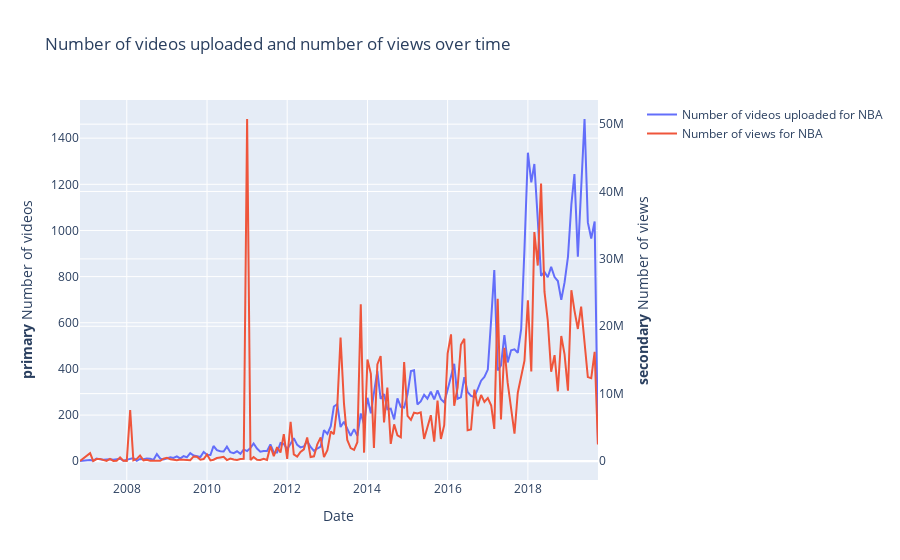

Source (notebook cell):
### Markdown cell above
### NBA - Basketball

### Code cell
path = '../datasets/sport/NBA/'
list_words = ['basketball', 'NBA']
file_names = get_file_names(path)
df_nba = create_df(path,file_names)
plot(df_nba, PATH_TO_SAVE_IMAGES, 'NBA')

### Figure 1 — Plotly figure (JSON) as saved in the notebook; plotly's stock layout.template omitted (floating-point values rounded to 4 significant figures; data arrays with more than 128 entries replaced by an {"elided": "..."} marker saying what was removed)
{"data": [{"name": "Number of videos uploaded for NBA", "type": "scatter", "x": {"elided": "154 str values"}, "xaxis": "x", "y": {"elided": "154 int values"}, "yaxis": "y"}, {"name": "Number of views for NBA", "type": "scatter", "x": {"elided": "154 str values"}, "xaxis": "x", "y": {"elided": "154 int values"}, "yaxis": "y2"}], "layout": {"title": {"text": "Number of videos uploaded and number of views over time"}, "xaxis": {"anchor": "y", "domain": [0, 0.94], "title": {"text": "Date"}}, "yaxis": {"anchor": "x", "domain": [0, 1], "title": {"text": "<b>primary</b> Number of videos"}}, "yaxis2": {"anchor": "x", "overlaying": "y", "side": "right", "title": {"text": "<b>secondary</b> Number of views"}}}}
